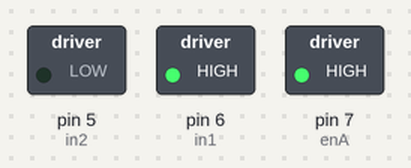
Bench run of a sketch on a simulated Arduino Uno, built with avr-gcc and run on an emulated ATmega328P. On the bench: switched loads named in the sketch (green lamp = pin HIGH).

Above: at 0.1 s.
Timing chart, 0 to 1.6 s (numbered marks = the images above):
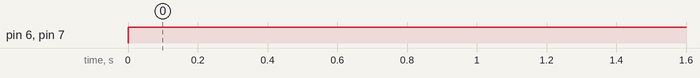

The sketch:

motorTest.ino
```cpp
#define enA 7
#define in1 6
#define in2 5

int rotDirection = 0;

void setup() {
  pinMode(enA, OUTPUT);
  pinMode(in1, OUTPUT);
  pinMode(in2, OUTPUT);
  // Set initial rotation direction
  digitalWrite(in1, LOW);
  digitalWrite(in2, HIGH);
}

void loop() {
  int pwmOutput = 1;
  digitalWrite(enA, HIGH); // Send PWM signal to L298N Enable pin
   // Map the potentiometer value from 0 to 255
  digitalWrite(in1, HIGH);
  digitalWrite(in2, LOW);

}
```

Measured:
- by itself, pin 6 (in1), pin 7 (enA): LOW → HIGH at 0.00 s
